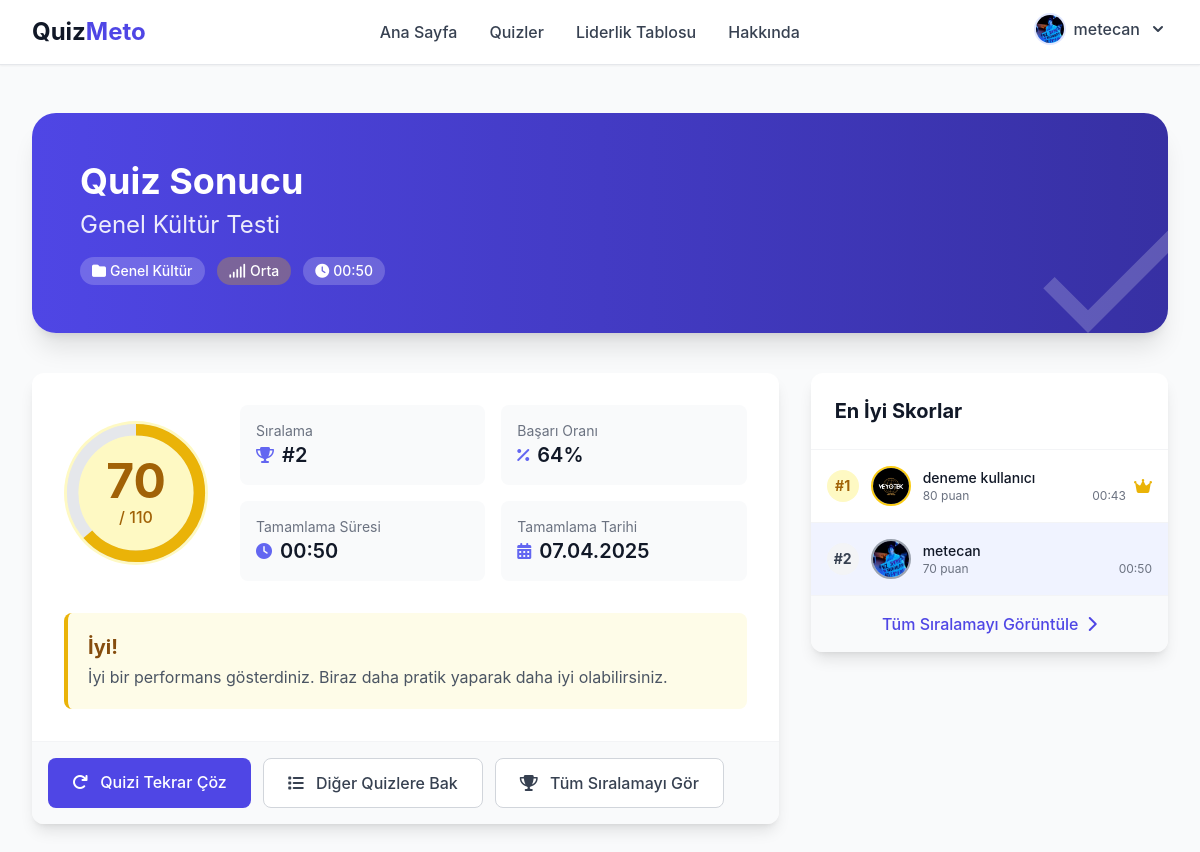
Screenshot of /quiz-result.php?quiz_id=1 (signed in) with the database file from the repository.
### tables this page shows
CREATE TABLE `quizzes` (
  `id` int(11) NOT NULL,
  `title` varchar(100) NOT NULL,
  `description` text DEFAULT NULL,
  `category_id` int(11) DEFAULT NULL,
  `difficulty` enum('kolay','orta','zor') DEFAULT 'orta',
  `time_limit` int(11) DEFAULT 0,
  `question_count` int(11) DEFAULT 0,
  `participants` int(11) DEFAULT 0,
  `created_by` int(11) DEFAULT NULL,
  `created_at` timestamp NOT NULL DEFAULT current_timestamp()
);

CREATE TABLE `categories` (
  `id` int(11) NOT NULL,
  `name` varchar(50) NOT NULL,
  `description` text DEFAULT NULL,
  `icon` varchar(50) DEFAULT NULL
);

CREATE TABLE `user_scores` (
  `id` int(11) NOT NULL,
  `user_id` int(11) NOT NULL,
  `quiz_id` int(11) NOT NULL,
  `score` int(11) NOT NULL,
  `completion_time` int(11) DEFAULT 0,
  `completed_at` timestamp NOT NULL DEFAULT current_timestamp()
);

CREATE TABLE `users` (
  `id` int(11) NOT NULL,
  `username` varchar(50) NOT NULL,
  `email` varchar(100) NOT NULL,
  `password` varchar(255) NOT NULL,
  `profile_image` varchar(255) DEFAULT NULL,
  `role` enum('user','admin') DEFAULT 'user',
  `created_at` timestamp NOT NULL DEFAULT current_timestamp()
);

### includes/functions.php (called while the page is built, shortened)
<?php
function format_time($seconds) {
    $minutes = floor($seconds / 60);
    $seconds = $seconds % 60;
    return sprintf("%02d:%02d", $minutes, $seconds);
}
?>

### quiz-result.php (the view, shortened to what this page needs)
<?php
require_once 'config/db.php';
require_once 'includes/functions.php';
$quiz_id = (int)$_GET['quiz_id'];
$user_id = $_SESSION['user_id'];
$stmt = $pdo->prepare("SELECT q.*, c.name as category_name FROM quizzes q
                       LEFT JOIN categories c ON q.category_id = c.id
                       WHERE q.id = ?");
$stmt->execute([$quiz_id]);
$quiz = $stmt->fetch();
$stmt = $pdo->prepare("SELECT * FROM user_scores WHERE user_id = ? AND quiz_id = ?");
$stmt->execute([$user_id, $quiz_id]);
$user_score = $stmt->fetch();
$stmt = $pdo->prepare("SELECT SUM(points) as total_points FROM questions WHERE quiz_id = ?");
$stmt->execute([$quiz_id]);
$total_points = $stmt->fetchColumn();
$stmt = $pdo->prepare("SELECT COUNT(*) + 1 as rank FROM user_scores
                       WHERE quiz_id = ? AND score > ?");
$stmt->execute([$quiz_id, $user_score['score']]);
$user_rank = $stmt->fetchColumn();
$stmt = $pdo->prepare("SELECT us.*, u.username, u.profile_image
                       FROM user_scores us
                       JOIN users u ON us.user_id = u.id
                       WHERE us.quiz_id = ?
                       ORDER BY us.score DESC, us.completion_time ASC
                       LIMIT 5");
$stmt->execute([$quiz_id]);
$top_scores = $stmt->fetchAll();
include 'includes/header.php';
$score_percentage = ($user_score['score'] / $total_points) * 100;
?>
<div class="max-w-7xl mx-auto px-4 sm:px-6 lg:px-8 py-12">
    <div class="bg-gradient-to-r from-primary-600 to-primary-800 rounded-3xl p-8 md:p-12 mb-10 text-white relative overflow-hidden shadow-xl">
        <div class="relative z-10">
            <h1 class="text-3xl md:text-4xl font-bold mb-2">Quiz Sonucu</h1>
            <h2 class="text-xl md:text-2xl opacity-90"><?php echo htmlspecialchars($quiz['title']); ?></h2>
            <div class="flex flex-wrap gap-3 mt-4">
                <span class="inline-flex items-center px-3 py-1 rounded-full text-sm font-medium bg-white/20">
                    <i class="fas fa-folder mr-1"></i> <?php echo htmlspecialchars($quiz['category_name']); ?>
                </span>
                <span class="inline-flex items-center px-3 py-1 rounded-full text-sm font-medium
                      <?php
                        echo $quiz['difficulty'] === 'kolay' ? 'bg-green-500/30' :
                            ($quiz['difficulty'] === 'orta' ? 'bg-yellow-500/30' : 'bg-red-500/30');
                      ?>">
                    <i class="fas fa-signal mr-1"></i> <?php echo ucfirst($quiz['difficulty']); ?>
                </span>
                <span class="inline-flex items-center px-3 py-1 rounded-full text-sm font-medium bg-white/20">
                    <i class="fas fa-clock mr-1"></i> <?php echo format_time($user_score['completion_time']); ?>
                </span>
            </div>
        </div>
        <div class="absolute -right-10 -bottom-10 opacity-20">
            <svg class="w-48 h-48" fill="currentColor" xmlns="http://www.w3.org/2000/svg" viewBox="0 0 24 24">
                <path d="M9 16.17L4.83 12l-1.42 1.41L9 19 21 7l-1.41-1.41L9 16.17z"/>
            </svg>
        </div>
    </div>
    <div class="grid grid-cols-1 lg:grid-cols-3 gap-8">
        <div class="lg:col-span-2">
            <div class="bg-white rounded-xl shadow-lg overflow-hidden mb-8">
                <div class="p-6 md:p-8">
                    <div class="flex flex-col md:flex-row md:items-center">
                        <div class="relative mb-6 md:mb-0 md:mr-8">
                            <div class="w-36 h-36 mx-auto md:mx-0 rounded-full flex items-center justify-center
                                        <?php echo $score_percentage >= 70 ? 'bg-green-100 text-green-700' :
                                                ($score_percentage >= 40 ? 'bg-yellow-100 text-yellow-700' :
                                                'bg-red-100 text-red-700'); ?>">
                                <div class="text-center">
                                    <div class="text-5xl font-bold"><?php echo $user_score['score']; ?></div>
                                    <div class="text-base font-medium">/ <?php echo $total_points; ?></div>
                                </div>
                            </div>
                            <svg class="absolute top-0 left-0 w-36 h-36 transform -rotate-90" viewBox="0 0 100 100">
                                <circle class="text-gray-200" stroke-width="8" stroke="currentColor" fill="transparent" r="44" cx="50" cy="50"/>
                                <circle class="
                                    <?php echo $score_percentage >= 70 ? 'text-green-500' :
                                            ($score_percentage >= 40 ? 'text-yellow-500' :
                                            'text-red-500'); ?>"
                                    stroke-width="8"
                                    stroke="currentColor"
                                    fill="transparent"
                                    r="44"
                                    cx="50"
                                    cy="50"
                                    stroke-dasharray="276.5"
                                    stroke-dashoffset="<?php echo 276.5 - (276.5 * $score_percentage / 100); ?>"/>
                            </svg>
                        </div>
                        <div class="flex-grow space-y-4">
                            <div class="grid grid-cols-2 gap-4">
                                <div class="bg-gray-50 p-4 rounded-lg">
                                    <div class="text-sm text-gray-500">Sıralama</div>
                                    <div class="flex items-center">
                                        <i class="fas fa-trophy text-primary-500 mr-2"></i>
                                        <span class="text-xl font-semibold text-gray-900">#<?php echo $user_rank; ?></span>
                                    </div>
                                </div>
                                <div class="bg-gray-50 p-4 rounded-lg">
                                    <div class="text-sm text-gray-500">Başarı Oranı</div>
                                    <div class="flex items-center">
                                        <i class="fas fa-percent text-primary-500 mr-2"></i>
                                        <span class="text-xl font-semibold text-gray-900"><?php echo round($score_percentage); ?>%</span>
                                    </div>
                                </div>
                                <div class="bg-gray-50 p-4 rounded-lg">
                                    <div class="text-sm text-gray-500">Tamamlama Süresi</div>
                                    <div class="flex items-center">
                                        <i class="fas fa-clock text-primary-500 mr-2"></i>
                                        <span class="text-xl font-semibold text-gray-900"><?php echo format_time($user_score['completion_time']); ?></span>
                                    </div>
                                </div>
                                <div class="bg-gray-50 p-4 rounded-lg">
                                    <div class="text-sm text-gray-500">Tamamlama Tarihi</div>
                                    <div class="flex items-center">
                                        <i class="fas fa-calendar-alt text-primary-500 mr-2"></i>
                                        <span class="text-xl font-semibold text-gray-900"><?php echo date('d.m.Y', strtotime($user_score['completed_at'])); ?></span>
                                    </div>
                                </div>
                            </div>
                        </div>
                    </div>
                    <div class="mt-8 p-5 rounded-lg
                                <?php echo $score_percentage >= 90 ? 'bg-green-50 border-l-4 border-green-500' :
                                        ($score_percentage >= 70 ? 'bg-blue-50 border-l-4 border-blue-500' :
                                        ($score_percentage >= 50 ? 'bg-yellow-50 border-l-4 border-yellow-500' :
                                        'bg-red-50 border-l-4 border-red-500')); ?>">
                        <h3 class="text-xl font-bold
                                <?php echo $score_percentage >= 90 ? 'text-green-800' :
                                        ($score_percentage >= 70 ? 'text-blue-800' :
                                        ($score_percentage >= 50 ? 'text-yellow-800' :
                                        'text-red-800')); ?>">
                            <?php
                            if ($score_percentage >= 90) {
                                echo 'Mükemmel!';
                            } elseif ($score_percentage >= 70) {
                                echo 'Çok İyi!';
                            } elseif ($score_percentage >= 50) {
                                echo 'İyi!';
                            } elseif ($score_percentage >= 30) {
                                echo 'Ortalama';
                            } else {
                                echo 'Geliştirilmesi Gerekiyor';
                            }
                            ?>
                        </h3>
                        <p class="mt-1 text-gray-600">
                            <?php
                            if ($score_percentage >= 90) {
                                echo 'Tebrikler! Harika bir performans sergiliyorsunuz. Bilginiz gerçekten etkileyici!';
                            } elseif ($score_percentage >= 70) {
                                echo 'Harika bir iş çıkardınız. Bilginizi geliştirmeye devam edin!';
                            } elseif ($score_percentage >= 50) {
                                echo 'İyi bir performans gösterdiniz. Biraz daha pratik yaparak daha iyi olabilirsiniz.';
                            } elseif ($score_percentage >= 30) {
                                echo 'Daha fazla çalışarak bilginizi geliştirebilirsiniz.';
                            } else {
                                echo 'Endişelenmeyin, pratik yaparak gelişebilirsiniz. Tekrar deneyin!';
                            }
                            ?>
                        </p>
                    </div>
                </div>
                <div class="border-t border-gray-100 bg-gray-50 p-4 flex flex-wrap gap-3">
                    <a href="quiz.php?id=<?php echo $quiz_id; ?>" class="flex-1 md:flex-none px-6 py-3 bg-primary-600 hover:bg-primary-700 text-white text-center font-medium rounded-lg transition-colors">
                        <i class="fas fa-redo mr-2"></i> Quizi Tekrar Çöz
                    </a>
                    <a href="quizzes.php" class="flex-1 md:flex-none px-6 py-3 bg-white border border-gray-300 hover:bg-gray-50 text-gray-700 text-center font-medium rounded-lg transition-colors">
                        <i class="fas fa-list mr-2"></i> Diğer Quizlere Bak
                    </a>
                    <a href="leaderboard.php?quiz_id=<?php echo $quiz_id; ?>" class="flex-1 md:flex-none px-6 py-3 bg-white border border-gray-300 hover:bg-gray-50 text-gray-700 text-center font-medium rounded-lg transition-colors">
                        <i class="fas fa-trophy mr-2"></i> Tüm Sıralamayı Gör
                    </a>
                </div>
            </div>
        </div>
        <div class="lg:col-span-1">
            <div class="bg-white rounded-xl shadow-lg overflow-hidden">
                <div class="p-6 border-b border-gray-100">
                    <h3 class="text-xl font-bold text-gray-900">En İyi Skorlar</h3>
                </div>
                <?php if (empty($top_scores)): ?>
                    <div class="p-6 text-center">
                        <p class="text-gray-500">Henüz hiç skor kaydedilmemiş.</p>
                    </div>
                <?php else: ?>
                    <ul class="divide-y divide-gray-100">
                        <?php foreach ($top_scores as $index => $score): ?>
                            <li class="p-4 hover:bg-gray-50 transition-colors <?php echo $score['user_id'] == $user_id ? 'bg-primary-50' : ''; ?>">
                                <div class="flex items-center">
                                    <div class="flex-shrink-0 w-8 h-8 mr-3 flex items-center justify-center
                                                <?php echo $index === 0 ? 'bg-yellow-100 text-yellow-700' :
                                                        ($index === 1 ? 'bg-gray-100 text-gray-700' :
                                                        ($index === 2 ? 'bg-orange-100 text-orange-700' : 'text-gray-500')); ?>
                                                rounded-full font-bold text-sm">
                                        #<?php echo $index + 1; ?>
                                    </div>
                                    <div class="flex-shrink-0 mr-3">
                                        <img class="h-10 w-10 rounded-full object-cover border-2 <?php echo $index === 0 ? 'border-yellow-400' : ($index === 1 ? 'border-gray-400' : ($index === 2 ? 'border-orange-400' : 'border-gray-200')); ?>"
                                            src="<?php echo !empty($score['profile_image']) ? $score['profile_image'] : 'assets/images/default-avatar.png'; ?>"
                                            alt="<?php echo htmlspecialchars($score['username']); ?>">
                                    </div>
                                    <div class="flex-grow">
                                        <div class="text-sm font-medium text-gray-900"><?php echo htmlspecialchars($score['username']); ?></div>
                                        <div class="flex justify-between items-center text-xs text-gray-500">
                                            <span><?php echo $score['score']; ?> puan</span>
                                            <span><?php echo format_time($score['completion_time']); ?></span>
                                        </div>
                                    </div>
                                    <?php if ($index === 0): ?>
                                        <div class="flex-shrink-0 ml-2 text-yellow-500">
                                            <i class="fas fa-crown"></i>
                                        </div>
                                    <?php endif; ?>
                                </div>
                            </li>
                        <?php endforeach; ?>
                    </ul>
                <?php endif; ?>
                <div class="p-4 border-t border-gray-100 bg-gray-50">
                    <a href="leaderboard.php?quiz_id=<?php echo $quiz_id; ?>" class="w-full inline-block text-center text-primary-600 hover:text-primary-700 font-medium">
                        Tüm Sıralamayı Görüntüle <i class="fas fa-chevron-right ml-1"></i>
                    </a>
                </div>
            </div>
        </div>
    </div>
</div>
<?php include 'includes/footer.php'; ?>

### rows the page displays
quizzes: title "Genel Kültür Testi", category.name "Genel Kültür", difficulty "Orta"
user_scores: completion_time "00:50", score "70", completed_at "07.04.2025", user.profile_image (picture), user.username "metecan"
user_scores: user.profile_image (picture), user.username "deneme kullanıcı", score "80", completion_time "00:43"

### other values shown
$_SESSION['username'] "metecan"
$total_points "110"
$user_rank "2"
$score_percentage "64"
